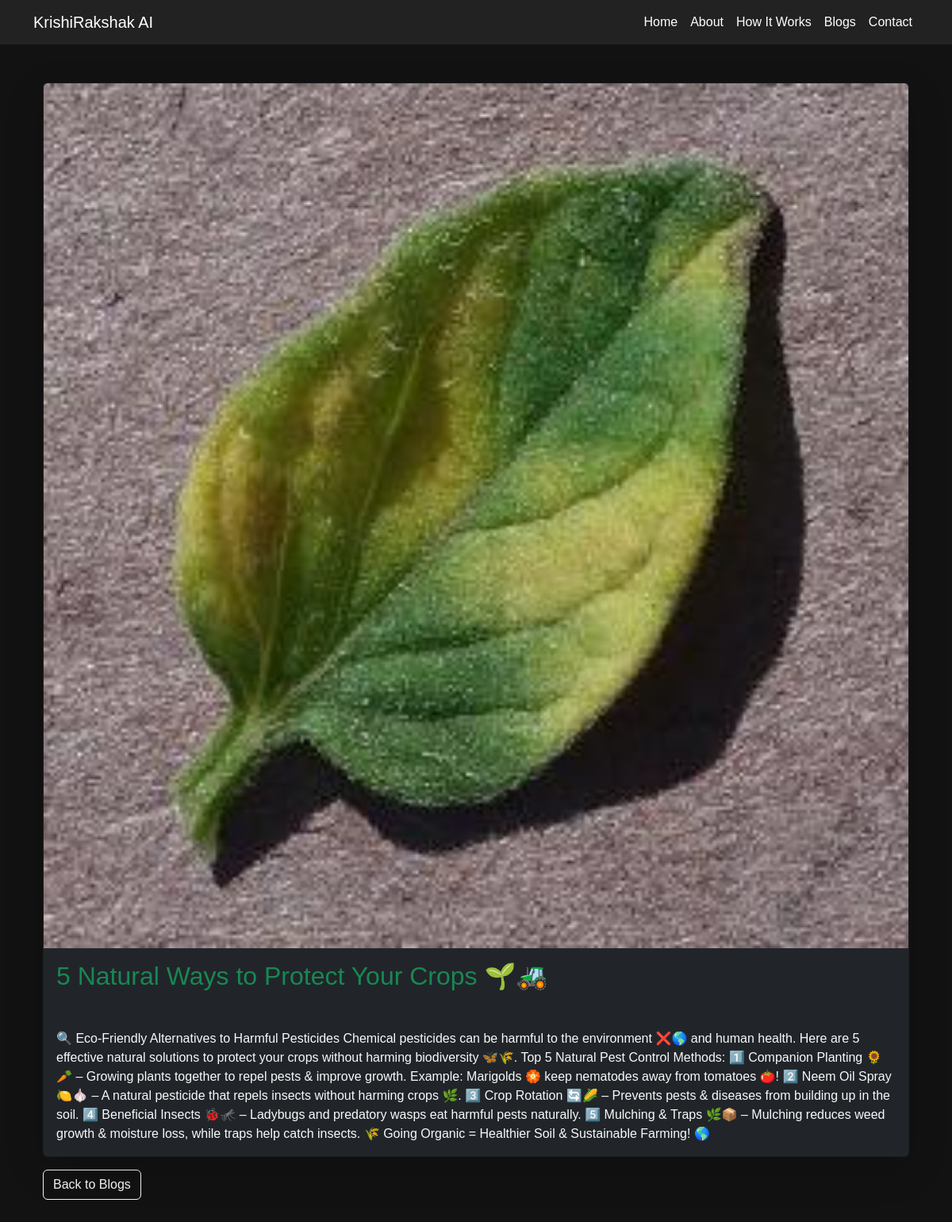
/blogs/6/, run on the app's committed database.
### CropDiseaseDetection/models.py (models this page shows, shortened)
class Blog(models.Model):
    title = models.CharField(max_length=255)
    content = models.TextField()
    image = models.ImageField(upload_to='blog_images/', blank=True, null=True)
    created_at = models.DateTimeField(auto_now_add=True)
    author = models.CharField(max_length=100, blank=True, null=True)  # Optional
    class Meta:
        app_label = 'CropDiseaseDetection'

### CropDiseaseDetection/views.py (the view)
# urls.py: path('blogs/<int:blog_id>/', blog_detail, name='blog_detail'),
def blog_detail(request, blog_id):
    blog = get_object_or_404(Blog, id=blog_id)
    return render(request, "blog_detail.html", {"blog": blog})

### CropDiseaseDetection/templates/blog_detail.html
{% extends 'base.html' %}
{% block content %}
<div class="container my-5">
    <div class="card bg-dark text-light shadow-lg">
        <img src="{{ blog.image.url }}" class="card-img-top" alt="Blog Image">
        <div class="card-body">
            <h2 class="card-title text-success">{{ blog.title }}</h2>
            <p class="text-muted">By {{ blog.author }} | {{ blog.date }}</p>
            <p class="card-text">{{ blog.content }}</p>
        </div>
    </div>
    <a href="{% url 'blog_list' %}" class="btn btn-outline-light mt-3">Back to Blogs</a>
</div>
{% endblock %}

### CropDiseaseDetection/templates/base.html (style rules this page uses)
body { background-color: #121212; color: #ffffff; font-family: Arial, sans-serif; }

### data on the page
Blog: image (picture), title "5 Natural Ways to Protect Your Crops 🌱🚜", content "🔍 Eco-Friendly Alternatives to Harmful Pesticides Chemical pesticides can be harmful to the environment ❌🌎 and human health. Here are 5 effective natural solutions to protect your crops without harming biodiversity 🦋🌾. Top 5 Natural Pest Control Methods: 1️⃣ Companion Planting 🌻🥕 – Growing plants together to repel pests & improve growth. Example: Marigolds 🏵️ keep nematodes away from tomatoes 🍅! 2️⃣ Neem Oil Spray 🍋🧄 – A natural pesticide that repels insects without harming crops 🌿. 3️⃣ Crop Rotation 🔄🌽 – Prevents pests & diseases from building up in the soil. 4️⃣ Beneficial Insects 🐞🦟 – Ladybugs and predatory wasps eat harmful pests naturally. 5️⃣ Mulching & Traps 🌿📦 – Mulching reduces…"
